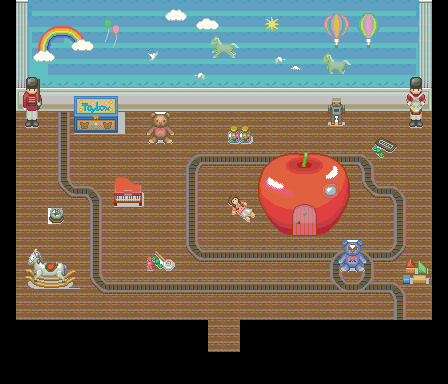

Below is a game level as drawn by its tile map, then a one-line description and the .tmx that defines it (tile-layer data replaced by summaries):
An orthogonal 28x24 tile map with 16x16 px tiles, 5 tile layers (Base, MonoShita, MonoChu, MonoUe, ...), 4 tilesets and 17 objects.

<map version="1.0" orientation="orthogonal" renderorder="right-down" width="28" height="24" tilewidth="16" tileheight="16" backgroundcolor="#000000" nextobjectid="30">
 <tileset firstgid="1" name="youkan" tilewidth="16" tileheight="16">
  <image source="youkan.png" trans="050505" width="480" height="256" />
 </tileset>
 <tileset firstgid="481" name="SC-Toybox01" tilewidth="16" tileheight="16">
  <image source="SC-Toybox01.png" trans="050505" width="256" height="256" />
 </tileset>
 <tileset firstgid="737" name="SC-Clock01" tilewidth="16" tileheight="16">
  <image source="SC-Clock01.png" trans="050505" width="384" height="384" />
 </tileset>
 <tileset firstgid="1313" name="ST-Toyshop-I01" tilewidth="16" tileheight="16">
  <image source="ST-Toyshop-I01.png" trans="050505" width="256" height="1600" />
  <tile id="1418">
   <properties>
    <property name="cc_vertexz" value="1" />
   </properties>
  </tile>
  <tile id="1419">
   <properties>
    <property name="cc_vertexz" value="1" />
   </properties>
  </tile>
  <tile id="1420">
   <properties>
    <property name="cc_vertexz" value="1" />
   </properties>
  </tile>
  <tile id="1421">
   <properties>
    <property name="cc_vertexz" value="1" />
   </properties>
  </tile>
  <tile id="1422">
   <properties>
    <property name="cc_vertexz" value="1" />
   </properties>
  </tile>
  <tile id="1423">
   <properties>
    <property name="cc_vertexz" value="1" />
   </properties>
  </tile>
  <tile id="1434">
   <properties>
    <property name="cc_vertexz" value="1" />
   </properties>
  </tile>
  <tile id="1435">
   <properties>
    <property name="cc_vertexz" value="1" />
   </properties>
  </tile>
  <tile id="1436">
   <properties>
    <property name="cc_vertexz" value="1" />
   </properties>
  </tile>
  <tile id="1437">
   <properties>
    <property name="cc_vertexz" value="1" />
   </properties>
  </tile>
  <tile id="1438">
   <properties>
    <property name="cc_vertexz" value="1" />
   </properties>
  </tile>
  <tile id="1439">
   <properties>
    <property name="cc_vertexz" value="1" />
   </properties>
  </tile>
 </tileset>
 <layer name="Base" width="28" height="24">
  <properties>
   <property name="cc_vertexz" value="-4" />
  </properties>
  <data>[672 cells, 524 non-empty, 27 distinct tile ids]</data>
 </layer>
 <layer name="MonoShita" width="28" height="24">
  <properties>
   <property name="cc_vertexz" value="-3" />
  </properties>
  <data>[672 cells, 234 non-empty, 131 distinct tile ids]</data>
 </layer>
 <layer name="MonoChu" width="28" height="24">
  <properties>
   <property name="cc_vertexz" value="-2" />
  </properties>
  <data>[672 cells, 52 non-empty, 52 distinct tile ids]</data>
 </layer>
 <layer name="MonoUe" width="28" height="24">
  <properties>
   <property name="cc_vertexz" value="-1" />
  </properties>
  <data>[672 cells, 12 non-empty, 12 distinct tile ids]</data>
 </layer>
 <objectgroup name="collision">
  <object id="1" x="0" y="0" width="16" height="352" />
  <object id="2" x="16" y="320" width="192" height="32" />
  <object id="5" x="240" y="320" width="192" height="32" />
  <object id="6" x="432" y="0" width="16" height="352" />
  <object id="7" x="16" y="96" width="416" height="16" />
  <object id="8" x="144" y="112" width="32" height="32" />
  <object id="9" x="80" y="96" width="32" height="32" />
  <object id="11" x="16" y="112" width="32" height="16" />
  <object id="12" x="400" y="112" width="32" height="16" />
  <object id="14" x="320" y="96" width="32" height="32" />
  <object id="21" x="256" y="176" width="96" height="32" />
  <object id="22" x="272" y="208" width="16" height="32" />
  <object id="23" x="320" y="208" width="16" height="32" />
  <object id="24" x="336" y="240" width="32" height="32" />
  <object id="25" x="400" y="256" width="32" height="32" />
  <object id="28" x="16" y="272" width="64" height="16" />
  <object id="29" x="112" y="176" width="32" height="32" />
 </objectgroup>
 <objectgroup name="Ugokumono(object)">
  <properties>
   <property name="cc_vertexz" value="0" />
  </properties>
 </objectgroup>
 <objectgroup name="Chara(object)">
  <properties>
   <property name="cc_vertexz" value="0" />
  </properties>
 </objectgroup>
 <layer name="CharaUe1" width="28" height="24">
  <data>[672 cells, 20 non-empty, 20 distinct tile ids]</data>
 </layer>
 <objectgroup name="event" />
</map>